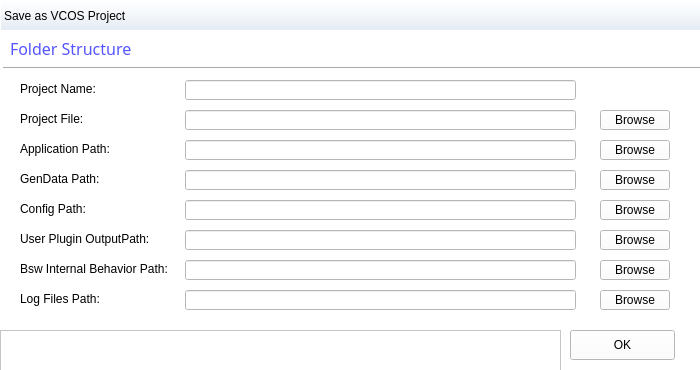
<?xml version="1.0" encoding="UTF-8"?>
<ui version="4.0">
 <class>Form</class>
 <widget class="QWidget" name="Form">
  <property name="geometry">
   <rect>
    <x>0</x>
    <y>0</y>
    <width>700</width>
    <height>370</height>
   </rect>
  </property>
  <property name="minimumSize">
   <size>
    <width>700</width>
    <height>370</height>
   </size>
  </property>
  <property name="maximumSize">
   <size>
    <width>700</width>
    <height>370</height>
   </size>
  </property>
  <property name="focusPolicy">
   <enum>Qt::StrongFocus</enum>
  </property>
  <property name="windowTitle">
   <string>VCOS Project</string>
  </property>
  <property name="windowIcon">
   <iconset resource="../images/images.qrc">
    <normaloff>:/Home.svg</normaloff>:/Home.svg</iconset>
  </property>
  <property name="styleSheet">
   <string notr="true">background-color: rgb(255, 255, 255);</string>
  </property>
  <widget class="QLabel" name="label_3">
   <property name="geometry">
    <rect>
     <x>10</x>
     <y>40</y>
     <width>261</width>
     <height>16</height>
    </rect>
   </property>
   <property name="font">
    <font>
     <family>微软雅黑</family>
     <pointsize>12</pointsize>
     <weight>50</weight>
     <italic>false</italic>
     <bold>false</bold>
    </font>
   </property>
   <property name="styleSheet">
    <string notr="true">font: 12pt &quot;微软雅黑&quot;;
color: rgb(85, 85, 255);</string>
   </property>
   <property name="text">
    <string>Folder Structure</string>
   </property>
  </widget>
  <widget class="QLineEdit" name="lineEditProjectFilePath">
   <property name="enabled">
    <bool>true</bool>
   </property>
   <property name="geometry">
    <rect>
     <x>185</x>
     <y>110</y>
     <width>391</width>
     <height>20</height>
    </rect>
   </property>
   <property name="focusPolicy">
    <enum>Qt::StrongFocus</enum>
   </property>
   <property name="toolTip">
    <string/>
   </property>
   <property name="readOnly">
    <bool>true</bool>
   </property>
  </widget>
  <widget class="QLabel" name="label_4">
   <property name="geometry">
    <rect>
     <x>20</x>
     <y>110</y>
     <width>131</width>
     <height>17</height>
    </rect>
   </property>
   <property name="font">
    <font>
     <family>Microsoft YaHei UI</family>
    </font>
   </property>
   <property name="text">
    <string>Project File:</string>
   </property>
  </widget>
  <widget class="QLabel" name="Description_Label">
   <property name="geometry">
    <rect>
     <x>0</x>
     <y>0</y>
     <width>701</width>
     <height>31</height>
    </rect>
   </property>
   <property name="styleSheet">
    <string notr="true">font: 12pt &quot;微软雅黑&quot;;
background-color: qlineargradient(spread:pad, x1:0, y1:0, x2:0, y2:1, stop:0 rgb(255, 255, 255), stop:0.3#f8fafc, stop: 1 #e4ebf3);
border-style: solid;
border-color: rgb(255, 255, 255);
border-width: 1px;</string>
   </property>
   <property name="text">
    <string>Save as VCOS Project</string>
   </property>
   <property name="alignment">
    <set>Qt::AlignLeading|Qt::AlignLeft|Qt::AlignVCenter</set>
   </property>
  </widget>
  <widget class="QPushButton" name="pushButtonOK">
   <property name="geometry">
    <rect>
     <x>570</x>
     <y>330</y>
     <width>105</width>
     <height>30</height>
    </rect>
   </property>
   <property name="text">
    <string>OK</string>
   </property>
  </widget>
  <widget class="QLineEdit" name="lineEditConfigPath">
   <property name="enabled">
    <bool>true</bool>
   </property>
   <property name="geometry">
    <rect>
     <x>185</x>
     <y>200</y>
     <width>391</width>
     <height>20</height>
    </rect>
   </property>
   <property name="focusPolicy">
    <enum>Qt::StrongFocus</enum>
   </property>
   <property name="toolTip">
    <string>It is not recommended to modify.</string>
   </property>
   <property name="readOnly">
    <bool>true</bool>
   </property>
  </widget>
  <widget class="QLabel" name="label_10">
   <property name="geometry">
    <rect>
     <x>20</x>
     <y>200</y>
     <width>131</width>
     <height>17</height>
    </rect>
   </property>
   <property name="font">
    <font>
     <family>Microsoft YaHei UI</family>
     <weight>50</weight>
     <bold>false</bold>
    </font>
   </property>
   <property name="text">
    <string>Config Path:</string>
   </property>
  </widget>
  <widget class="QPushButton" name="pushButtonProject">
   <property name="geometry">
    <rect>
     <x>600</x>
     <y>110</y>
     <width>70</width>
     <height>20</height>
    </rect>
   </property>
   <property name="text">
    <string>Browse</string>
   </property>
  </widget>
  <widget class="QLabel" name="label_11">
   <property name="geometry">
    <rect>
     <x>20</x>
     <y>170</y>
     <width>131</width>
     <height>17</height>
    </rect>
   </property>
   <property name="font">
    <font>
     <family>Microsoft YaHei UI</family>
     <weight>50</weight>
     <bold>false</bold>
    </font>
   </property>
   <property name="text">
    <string>GenData Path:</string>
   </property>
  </widget>
  <widget class="QLineEdit" name="lineEditGenDataPath">
   <property name="enabled">
    <bool>true</bool>
   </property>
   <property name="geometry">
    <rect>
     <x>185</x>
     <y>170</y>
     <width>391</width>
     <height>20</height>
    </rect>
   </property>
   <property name="focusPolicy">
    <enum>Qt::StrongFocus</enum>
   </property>
   <property name="toolTip">
    <string>It is not recommended to modify.</string>
   </property>
   <property name="readOnly">
    <bool>true</bool>
   </property>
  </widget>
  <widget class="QLineEdit" name="lineEditProjectName">
   <property name="enabled">
    <bool>true</bool>
   </property>
   <property name="geometry">
    <rect>
     <x>185</x>
     <y>80</y>
     <width>391</width>
     <height>20</height>
    </rect>
   </property>
  </widget>
  <widget class="QLabel" name="label_5">
   <property name="geometry">
    <rect>
     <x>20</x>
     <y>80</y>
     <width>131</width>
     <height>17</height>
    </rect>
   </property>
   <property name="font">
    <font>
     <family>Microsoft YaHei UI</family>
    </font>
   </property>
   <property name="text">
    <string>Project Name:</string>
   </property>
  </widget>
  <widget class="Line" name="line">
   <property name="geometry">
    <rect>
     <x>3</x>
     <y>60</y>
     <width>701</width>
     <height>16</height>
    </rect>
   </property>
   <property name="orientation">
    <enum>Qt::Horizontal</enum>
   </property>
  </widget>
  <widget class="QLineEdit" name="lineEditApplicationPath">
   <property name="enabled">
    <bool>true</bool>
   </property>
   <property name="geometry">
    <rect>
     <x>185</x>
     <y>140</y>
     <width>391</width>
     <height>20</height>
    </rect>
   </property>
   <property name="focusPolicy">
    <enum>Qt::StrongFocus</enum>
   </property>
   <property name="toolTip">
    <string>It is not recommended to modify.</string>
   </property>
   <property name="readOnly">
    <bool>true</bool>
   </property>
  </widget>
  <widget class="QLabel" name="label_12">
   <property name="geometry">
    <rect>
     <x>20</x>
     <y>140</y>
     <width>131</width>
     <height>17</height>
    </rect>
   </property>
   <property name="font">
    <font>
     <family>Microsoft YaHei UI</family>
     <weight>50</weight>
     <bold>false</bold>
    </font>
   </property>
   <property name="text">
    <string>Application Path:</string>
   </property>
  </widget>
  <widget class="QLineEdit" name="lineEditTemplateFiles">
   <property name="enabled">
    <bool>true</bool>
   </property>
   <property name="geometry">
    <rect>
     <x>75</x>
     <y>340</y>
     <width>391</width>
     <height>20</height>
    </rect>
   </property>
   <property name="focusPolicy">
    <enum>Qt::StrongFocus</enum>
   </property>
   <property name="toolTip">
    <string>It is not recommended to modify.</string>
   </property>
   <property name="readOnly">
    <bool>true</bool>
   </property>
  </widget>
  <widget class="QLabel" name="label_13">
   <property name="geometry">
    <rect>
     <x>10</x>
     <y>340</y>
     <width>131</width>
     <height>17</height>
    </rect>
   </property>
   <property name="font">
    <font>
     <family>Microsoft YaHei UI</family>
     <weight>50</weight>
     <bold>false</bold>
    </font>
   </property>
   <property name="text">
    <string>Template Path:</string>
   </property>
  </widget>
  <widget class="QLineEdit" name="lineEditServiceComponentPath">
   <property name="enabled">
    <bool>true</bool>
   </property>
   <property name="geometry">
    <rect>
     <x>80</x>
     <y>340</y>
     <width>391</width>
     <height>20</height>
    </rect>
   </property>
   <property name="focusPolicy">
    <enum>Qt::StrongFocus</enum>
   </property>
   <property name="toolTip">
    <string>It is not recommended to modify.</string>
   </property>
   <property name="readOnly">
    <bool>true</bool>
   </property>
  </widget>
  <widget class="QLabel" name="label_14">
   <property name="geometry">
    <rect>
     <x>10</x>
     <y>340</y>
     <width>161</width>
     <height>17</height>
    </rect>
   </property>
   <property name="font">
    <font>
     <family>Microsoft YaHei UI</family>
     <weight>50</weight>
     <bold>false</bold>
    </font>
   </property>
   <property name="text">
    <string>Service Component Path:</string>
   </property>
  </widget>
  <widget class="QLineEdit" name="lineEditBswIBPath">
   <property name="enabled">
    <bool>true</bool>
   </property>
   <property name="geometry">
    <rect>
     <x>185</x>
     <y>260</y>
     <width>391</width>
     <height>20</height>
    </rect>
   </property>
   <property name="focusPolicy">
    <enum>Qt::StrongFocus</enum>
   </property>
   <property name="toolTip">
    <string>It is not recommended to modify.</string>
   </property>
   <property name="readOnly">
    <bool>true</bool>
   </property>
  </widget>
  <widget class="QLabel" name="label_15">
   <property name="geometry">
    <rect>
     <x>20</x>
     <y>260</y>
     <width>161</width>
     <height>17</height>
    </rect>
   </property>
   <property name="font">
    <font>
     <family>Microsoft YaHei UI</family>
     <weight>50</weight>
     <bold>false</bold>
    </font>
   </property>
   <property name="styleSheet">
    <string notr="true"/>
   </property>
   <property name="text">
    <string>Bsw Internal Behavior Path:</string>
   </property>
  </widget>
  <widget class="QLabel" name="label_16">
   <property name="geometry">
    <rect>
     <x>20</x>
     <y>290</y>
     <width>161</width>
     <height>17</height>
    </rect>
   </property>
   <property name="font">
    <font>
     <family>Microsoft YaHei UI</family>
     <weight>50</weight>
     <bold>false</bold>
    </font>
   </property>
   <property name="text">
    <string>Log Files Path:</string>
   </property>
  </widget>
  <widget class="QLineEdit" name="lineEditLogPath">
   <property name="enabled">
    <bool>true</bool>
   </property>
   <property name="geometry">
    <rect>
     <x>185</x>
     <y>290</y>
     <width>391</width>
     <height>20</height>
    </rect>
   </property>
   <property name="focusPolicy">
    <enum>Qt::StrongFocus</enum>
   </property>
   <property name="toolTip">
    <string>It is not recommended to modify.</string>
   </property>
   <property name="readOnly">
    <bool>true</bool>
   </property>
  </widget>
  <widget class="QLineEdit" name="lineEditMcalGenDataPath">
   <property name="enabled">
    <bool>true</bool>
   </property>
   <property name="geometry">
    <rect>
     <x>75</x>
     <y>340</y>
     <width>391</width>
     <height>20</height>
    </rect>
   </property>
   <property name="focusPolicy">
    <enum>Qt::StrongFocus</enum>
   </property>
   <property name="toolTip">
    <string>It is not recommended to modify.</string>
   </property>
   <property name="readOnly">
    <bool>true</bool>
   </property>
  </widget>
  <widget class="QLabel" name="label_20">
   <property name="geometry">
    <rect>
     <x>10</x>
     <y>340</y>
     <width>131</width>
     <height>17</height>
    </rect>
   </property>
   <property name="font">
    <font>
     <family>Microsoft YaHei UI</family>
     <weight>50</weight>
     <bold>false</bold>
    </font>
   </property>
   <property name="styleSheet">
    <string notr="true"/>
   </property>
   <property name="text">
    <string>Mcal GenData Path:</string>
   </property>
  </widget>
  <widget class="QLabel" name="label_21">
   <property name="geometry">
    <rect>
     <x>10</x>
     <y>340</y>
     <width>131</width>
     <height>17</height>
    </rect>
   </property>
   <property name="font">
    <font>
     <family>Microsoft YaHei UI</family>
     <weight>50</weight>
     <bold>false</bold>
    </font>
   </property>
   <property name="text">
    <string>BswCallout Path:</string>
   </property>
  </widget>
  <widget class="QLabel" name="label_22">
   <property name="geometry">
    <rect>
     <x>20</x>
     <y>230</y>
     <width>141</width>
     <height>17</height>
    </rect>
   </property>
   <property name="font">
    <font>
     <family>Microsoft YaHei UI</family>
     <weight>50</weight>
     <bold>false</bold>
    </font>
   </property>
   <property name="text">
    <string>User Plugin OutputPath:</string>
   </property>
  </widget>
  <widget class="QLineEdit" name="lineEditBswCalloutFiles">
   <property name="enabled">
    <bool>true</bool>
   </property>
   <property name="geometry">
    <rect>
     <x>80</x>
     <y>340</y>
     <width>391</width>
     <height>20</height>
    </rect>
   </property>
   <property name="focusPolicy">
    <enum>Qt::StrongFocus</enum>
   </property>
   <property name="toolTip">
    <string>It is not recommended to modify.</string>
   </property>
   <property name="readOnly">
    <bool>true</bool>
   </property>
  </widget>
  <widget class="QLineEdit" name="lineEditUserPluginOutputPath">
   <property name="enabled">
    <bool>true</bool>
   </property>
   <property name="geometry">
    <rect>
     <x>185</x>
     <y>230</y>
     <width>391</width>
     <height>20</height>
    </rect>
   </property>
   <property name="focusPolicy">
    <enum>Qt::StrongFocus</enum>
   </property>
   <property name="toolTip">
    <string>It is not recommended to modify.</string>
   </property>
   <property name="readOnly">
    <bool>true</bool>
   </property>
  </widget>
  <widget class="QPushButton" name="pushButtonApplication">
   <property name="geometry">
    <rect>
     <x>600</x>
     <y>140</y>
     <width>70</width>
     <height>20</height>
    </rect>
   </property>
   <property name="text">
    <string>Browse</string>
   </property>
  </widget>
  <widget class="QPushButton" name="pushButtonConfig">
   <property name="geometry">
    <rect>
     <x>600</x>
     <y>200</y>
     <width>70</width>
     <height>20</height>
    </rect>
   </property>
   <property name="text">
    <string>Browse</string>
   </property>
  </widget>
  <widget class="QPushButton" name="pushButtonTemplate">
   <property name="geometry">
    <rect>
     <x>480</x>
     <y>340</y>
     <width>70</width>
     <height>20</height>
    </rect>
   </property>
   <property name="text">
    <string>Browse</string>
   </property>
  </widget>
  <widget class="QPushButton" name="pushButtonBswCallout">
   <property name="geometry">
    <rect>
     <x>480</x>
     <y>340</y>
     <width>70</width>
     <height>20</height>
    </rect>
   </property>
   <property name="text">
    <string>Browse</string>
   </property>
  </widget>
  <widget class="QPushButton" name="pushButtonUserPluginOutputPath">
   <property name="geometry">
    <rect>
     <x>600</x>
     <y>230</y>
     <width>70</width>
     <height>20</height>
    </rect>
   </property>
   <property name="text">
    <string>Browse</string>
   </property>
  </widget>
  <widget class="QPushButton" name="pushButtonServiceComponent">
   <property name="geometry">
    <rect>
     <x>480</x>
     <y>340</y>
     <width>70</width>
     <height>20</height>
    </rect>
   </property>
   <property name="text">
    <string>Browse</string>
   </property>
  </widget>
  <widget class="QPushButton" name="pushButtonIB">
   <property name="geometry">
    <rect>
     <x>600</x>
     <y>260</y>
     <width>70</width>
     <height>20</height>
    </rect>
   </property>
   <property name="text">
    <string>Browse</string>
   </property>
  </widget>
  <widget class="QPushButton" name="pushButtonGenData">
   <property name="geometry">
    <rect>
     <x>600</x>
     <y>170</y>
     <width>70</width>
     <height>20</height>
    </rect>
   </property>
   <property name="text">
    <string>Browse</string>
   </property>
  </widget>
  <widget class="QPushButton" name="pushButtonMcalGenData">
   <property name="geometry">
    <rect>
     <x>480</x>
     <y>340</y>
     <width>70</width>
     <height>20</height>
    </rect>
   </property>
   <property name="text">
    <string>Browse</string>
   </property>
  </widget>
  <widget class="QPushButton" name="pushButtonLog">
   <property name="geometry">
    <rect>
     <x>600</x>
     <y>290</y>
     <width>70</width>
     <height>20</height>
    </rect>
   </property>
   <property name="text">
    <string>Browse</string>
   </property>
  </widget>
  <widget class="QFrame" name="frame">
   <property name="geometry">
    <rect>
     <x>0</x>
     <y>330</y>
     <width>561</width>
     <height>41</height>
    </rect>
   </property>
   <property name="frameShape">
    <enum>QFrame::StyledPanel</enum>
   </property>
   <property name="frameShadow">
    <enum>QFrame::Raised</enum>
   </property>
  </widget>
 </widget>
 <resources>
  <include location="../images/images.qrc"/>
 </resources>
 <connections/>
</ui>
